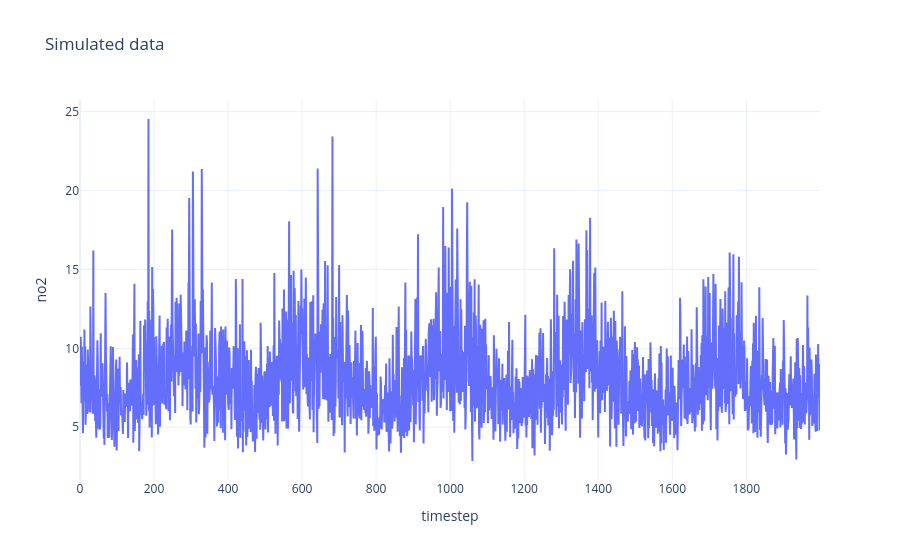

Write notebook code for a chart like this one.
### Markdown cell above
#### 3. $NO_2$ sample curve

### Code cell
t= torch.arange(len(no2_data[0]))
plot_curve(t, no2_data[3,:2000],
           xlabel="timestep",
           ylabel="no2")

### Figure 1 — Plotly figure (JSON) as saved in the notebook; plotly's stock layout.template omitted (floating-point values rounded to 4 significant figures; data arrays with more than 128 entries replaced by an {"elided": "..."} marker saying what was removed)
{"data": [{"mode": "lines", "type": "scatter", "x": {"elided": "10000 int values"}, "y": {"elided": "2000 float values"}}], "layout": {"title": {"text": "Simulated data"}, "xaxis": {"title": {"text": "timestep"}}, "yaxis": {"title": {"text": "no2"}}}}
